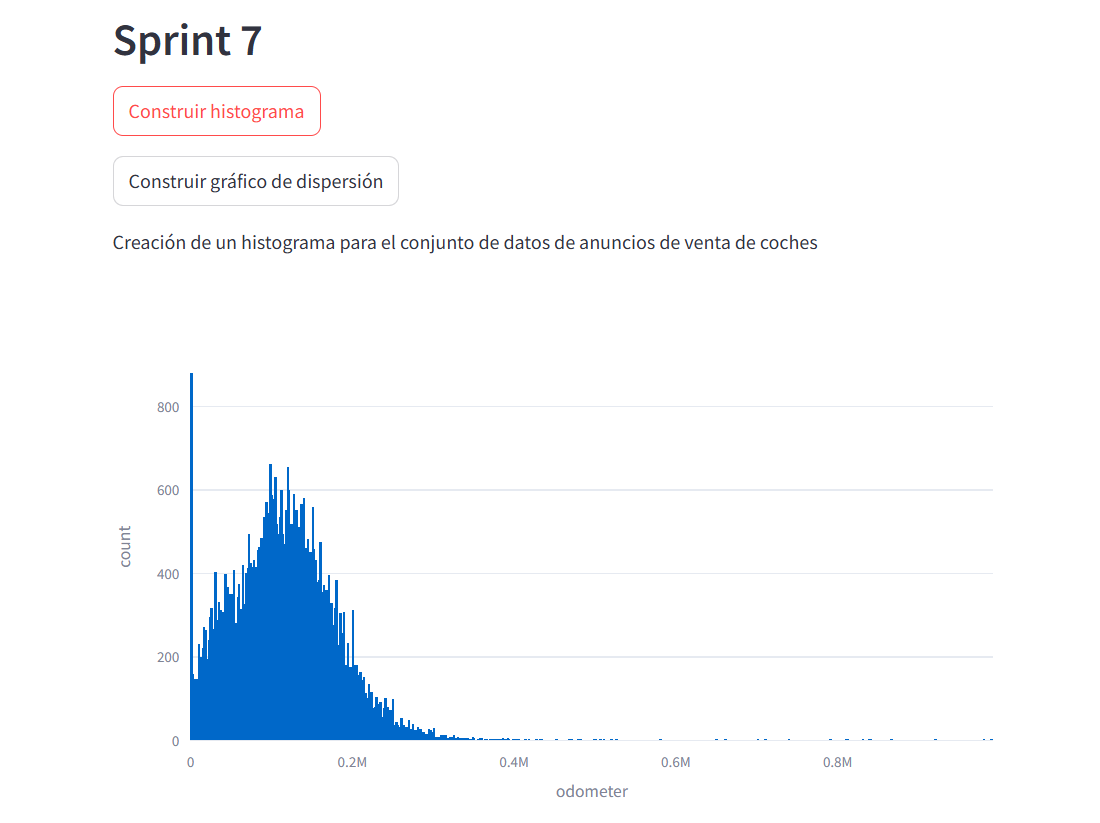

The Python source for this figure:
import streamlit as st
import pandas as pd
import plotly.express as px

car_data = pd.read_csv('vehicles_us.csv')
st.header('Sprint 7')
hist_button = st.button('Construir histograma')
disp_button = st.button('Construir gráfico de dispersión')

if hist_button:
    st.write('Creación de un histograma para el conjunto de datos de anuncios de venta de coches')
    fig = px.histogram(car_data, x='odometer')
    st.plotly_chart(fig, use_container_width=True)

if disp_button:
    st.write('Creación de un gráfico de dispersión para el conjunto de datos de anuncios de venta de coches')
    fig = px.scatter(car_data, x='odometer', y='price')
    st.plotly_chart(fig, use_container_width=True)
